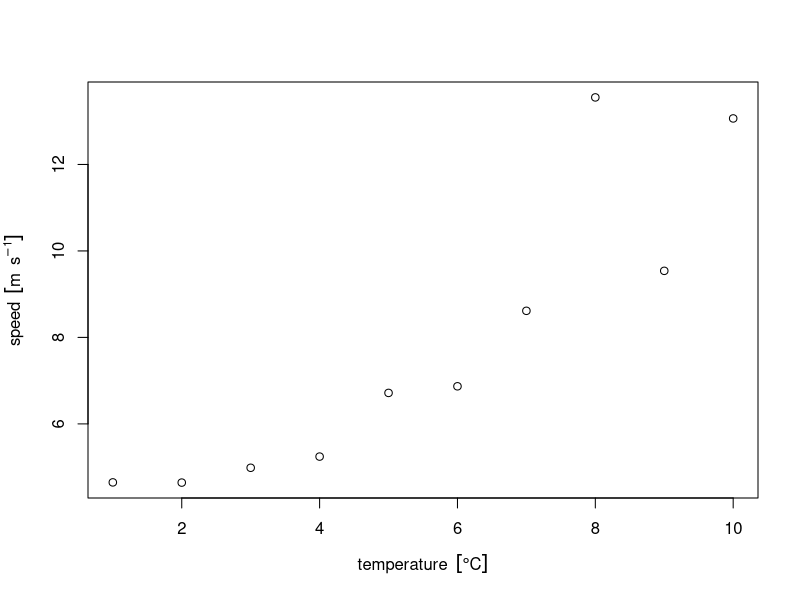

Write the R code that produced this figure. (Note: this script raises an error after producing the figure.)
## ---- chunk 1
xlab = parse(text = "temperature ~~ group('[', degree * C, ']')")
ylab = parse(text = "speed ~~ group('[', m * ~~ s^-1, ']')")
par(mar = par("mar") + c(0, .3, 0, 0)) # avoids cutting of superscript
plot(3 + 1:10 + 2 * rnorm(10), xlab = xlab, ylab = ylab)
## ---- chunk 2
library(units)
gallon = make_unit("gallon")
consumption = mtcars$mpg * with(ud_units, mi/gallon)
displacement = mtcars$disp * ud_units[["in"]]^3
## ---- chunk 3
units(displacement) = with(ud_units, cm^3)
units(consumption) = with(ud_units, km/l)
consumption[1:5]
## ---- chunk 4
par(mar = par("mar") + c(0, .1, 0, 0)) # avoids cutting of brackets at lhs
plot(displacement, consumption)
## ---- chunk 5
units_options(negative_power = TRUE) # division becomes ^-1
## ---- chunk 6
1/displacement [1:10]
## ---- chunk 7
par(mar = par("mar") + c(0, .3, 0, 0))
plot(1/displacement, 1/consumption)
## ---- chunk 8
library(ggplot2)
ggplot() + geom_point(aes(x = as.numeric(displacement), 
    y = as.numeric(consumption)))
## ---- chunk 9
ggplot() + geom_point(aes(x = displacement, y = consumption))
## ---- chunk 10
ggplot() + geom_point(aes(x = as.numeric(displacement), 
	y = as.numeric(consumption))) +
	xlab(make_unit_label("displacement", displacement)) +
	ylab(make_unit_label("consumption", consumption))
